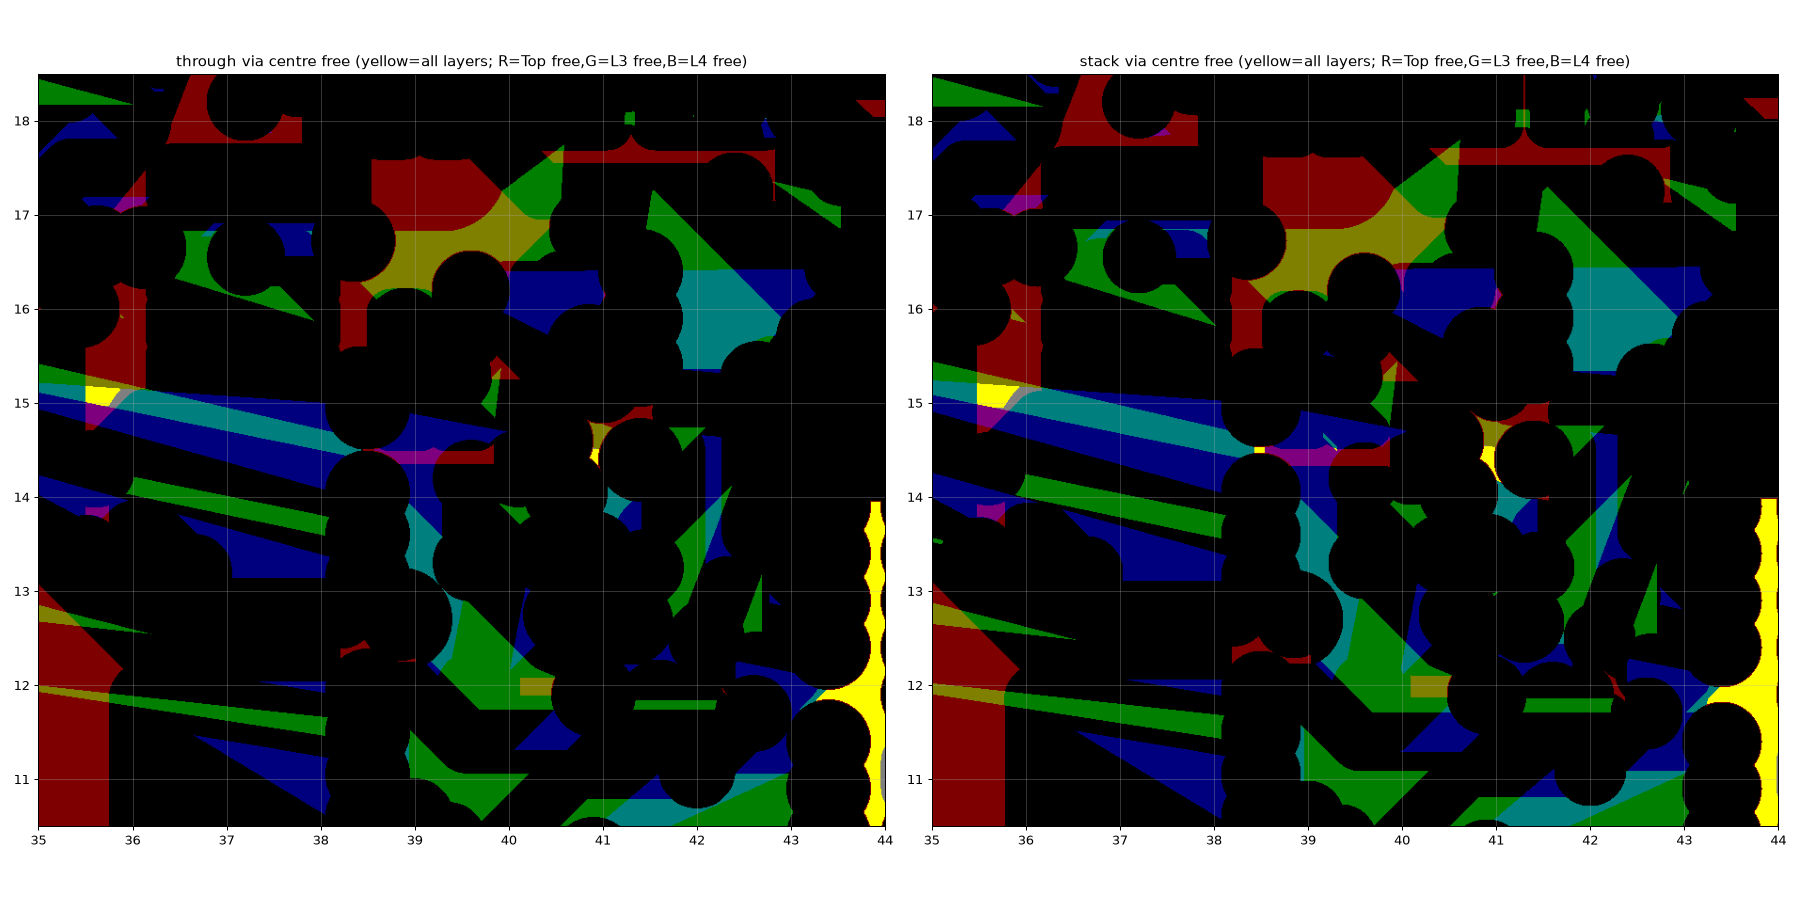

This figure's Python source:
import sys, os, numpy as np
sys.path.insert(0, os.path.dirname(os.path.abspath(__file__)))
import freemap as F
import matplotlib; matplotlib.use('Agg'); import matplotlib.pyplot as plt
objs, recs = F.plan_objs()
res = {}
holes = [(o.xy, o.hole, set(o.span)) for o in objs if o.kind == 'via' and o.layer == o.span[0] and o.net not in F.FAM]
holes += [((p['x'], p['y']), p['hole'], set(F.D.CU)) for p in recs[0] if p.get('hole', 0) > 0]
Xg, Yg = np.meshgrid(F.XS, F.YS)
for name, r, hole in (('through', 0.175, 0.2), ('stack', 0.15, 0.15)):
    free = np.ones((F.NY, F.NX), bool)
    per = {}
    for L in F.D.CU:
        b = F.blocked(objs, L, r)
        per[L] = ~b
        free &= ~b
    hh = np.zeros_like(free)
    for (x, y), h, sp in holes:
        hh |= np.hypot(Xg - x, Yg - y) < 0.24 + h / 2 + hole / 2
    free &= ~hh
    res[name] = (free, per)
    print(name, 'free cells', free.sum())
    # list connected blobs
    from scipy import ndimage
    lab, n = ndimage.label(free)
    for k, sl in enumerate(ndimage.find_objects(lab), 1):
        ys, xs = np.nonzero(lab == k)
        print('  blob %d: %d cells, x %.2f..%.2f y %.2f..%.2f' % (k, len(xs), F.XS[xs.min()], F.XS[xs.max()], F.YS[ys.min()], F.YS[ys.max()]))
np.savez_compressed(os.path.join(F.HERE, 'v2_free.npz'), through=res['through'][0], stack=res['stack'][0])
fig, axes = plt.subplots(1, 2, figsize=(20, 10))
for ax, name in zip(axes, res):
    free, per = res[name]
    img = np.zeros((F.NY, F.NX, 3))
    for k, L in enumerate(['Top', 'L3-SIG', 'L4-SIG']):
        img[..., k] = per[L] * 0.5
    img[free] = [1, 1, 0]
    ax.imshow(img, origin='lower', extent=[F.X0, F.X1, F.Y0, F.Y1])
    ax.set_title(name + ' via centre free (yellow=all layers; R=Top free,G=L3 free,B=L4 free)')
    ax.grid(alpha=.3)
fig.tight_layout(); fig.savefig(os.path.join(F.HERE, 'scan_v2.png'), dpi=90)
